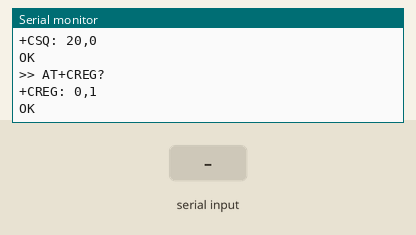
A sketch run on a simulated Arduino Uno, built with avr-gcc and run on an emulated ATmega328P. Parts: the last lines printed to the serial monitor. The inputs (shaded band) are chosen by the test bench. The modem accepts every AT command (registered, SIM ready, sends succeed) and sends nothing else.

Above: at 12.2 s.
12.3 s: "1" received over the second serial link
At 13.4 s:
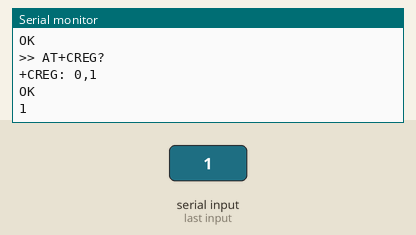
13.8 s: "0" received over the second serial link
At 14.6 s:
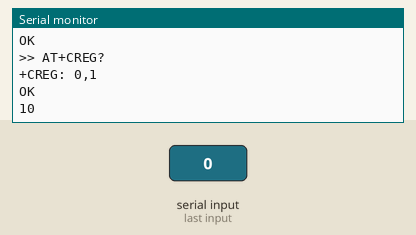

The sketch:

Telephone_test.ino
```cpp
#include <SoftwareSerial.h>

SoftwareSerial sim800(9, 8); // D2=RX, D3=TX

void sendCmd(const char* cmd, unsigned long waitMs = 1500) {
  Serial.print("\n>> ");
  Serial.println(cmd);
  sim800.println(cmd);

  unsigned long t0 = millis();
  while (millis() - t0 < waitMs) {
    while (sim800.available()) {
      Serial.write(sim800.read());
    }
  }
  Serial.println();
}

void setup() {
  Serial.begin(9600);
  sim800.begin(9600);
  delay(5000);

  Serial.println("Start");
  sendCmd("AT");
  sendCmd("AT+CPIN?");
  sendCmd("AT+CSQ");
  sendCmd("AT+CREG?");
}

void loop() {
  while (sim800.available()) {
    Serial.write(sim800.read());
  }

  if (Serial.available()) {
    sim800.write(Serial.read());
  }
}
```

Measured:
- after the input at 12.3 s, the serial monitor: prints a new line at once (image 1)
- after the input at 13.8 s, the serial monitor: prints a new line at once (image 2)
